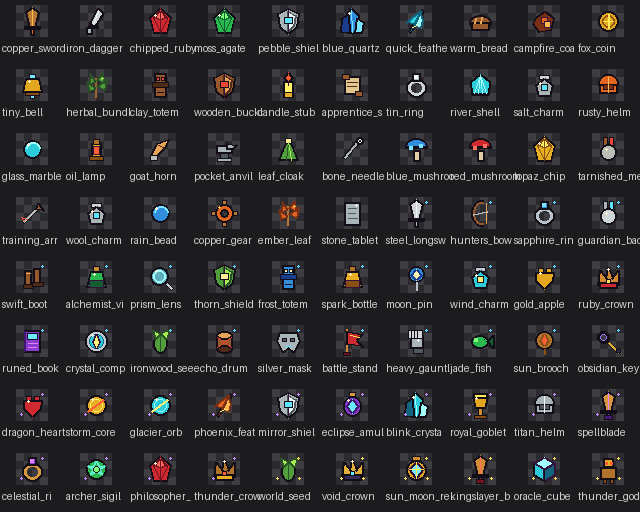
#> input picture dev_tools/collectible_expansion_audit.png, 640 x 512 px
$ python pixel_crop_tool.py collectible_expansion_audit.png
#> lines starting #> are read from the running program, lines starting #| are printed output that depends on the picture
### dev_tools/pixel_grid_analyzer.py
#!/usr/bin/env python3
"""
像素画网格分析工具。

支持两类输入：
1. 严格整数放大的像素画，每个逻辑像素占固定的 NxN 物理像素。
2. 生成式模型输出的近似像素画，格宽可能在 N/N+1 之间交替，格内也可能有渐变。

第二类图片不能对颜色游程直接求 GCD。本工具会统计透明轮廓和显著颜色边界的
周期相位，估算 X/Y 方向的逻辑格距，并给出推荐逻辑尺寸与置信度。

用法:
  python pixel_grid_analyzer.py <image_path>
  python pixel_grid_analyzer.py <image_path> --json
"""

from __future__ import annotations

import argparse
from collections import Counter
import json
import math
import sys
from pathlib import Path

from PIL import Image


def _pixel_value(pixel, has_alpha: bool):
    if isinstance(pixel, tuple):
        if has_alpha and len(pixel) >= 4 and pixel[3] == 0:
            return (0, 0, 0, 0)
        return pixel
    return (pixel,)


def find_subject_bbox(image: Image.Image) -> tuple[int, int, int, int]:
    """返回主体边界框，right/bottom 为排他坐标。"""
    rgba = image.convert("RGBA")
    bbox = rgba.getchannel("A").getbbox()
    if bbox is not None:
        return bbox

    return (0, 0, image.width, image.height)


def _color_distance(a: tuple[int, ...], b: tuple[int, ...]) -> int:
    if len(a) >= 4 and a[3] == 0 and len(b) >= 4 and b[3] == 0:
        return 0
    return sum(abs(int(a[index]) - int(b[index])) for index in range(3))


def _detect_exact_integer_grid(image: Image.Image) -> int:
    """严格像素画优先走无损 GCD；出现渐变或抗锯齿时自然退化为 1。"""
    rgba = image.convert("RGBA")
    pixels = rgba.load()
    run_lengths: list[int] = []

    for y in range(rgba.height):
        previous = _pixel_value(pixels[0, y], True)
        run_start = 0
        for x in range(1, rgba.width):
            current = _pixel_value(pixels[x, y], True)
            if current != previous:
                run_lengths.append(x - run_start)
                run_start = x
                previous = current
        run_lengths.append(rgba.width - run_start)

    for x in range(rgba.width):
        previous = _pixel_value(pixels[x, 0], True)
        run_start = 0
        for y in range(1, rgba.height):
            current = _pixel_value(pixels[x, y], True)
            if current != previous:
                run_lengths.append(y - run_start)
                run_start = y
                previous = current
        run_lengths.append(rgba.height - run_start)

    result = 0
    for run_length in run_lengths:
        result = math.gcd(result, run_length)
        if result == 1:
            return 1

    return max(result, 1)


def _collect_edge_signal(
    image: Image.Image,
    axis: int,
    color_threshold: int = 42,
) -> list[float]:
    """
    把轮廓/显著颜色变化投影到一个坐标轴。

    alpha 边界权重较高；颜色变化只有超过阈值才计入，从而忽略格内轻微渐变。
    """
    rgba = image.convert("RGBA")
    pixels = rgba.load()
    axis_length = rgba.width if axis == 0 else rgba.height
    cross_length = rgba.height if axis == 0 else rgba.width
    signal = [0.0] * axis_length

    for cross in range(cross_length):
        previous = pixels[0, cross] if axis == 0 else pixels[cross, 0]
        for position in range(1, axis_length):
            current = (
                pixels[position, cross]
                if axis == 0
                else pixels[cross, position]
            )
            previous_visible = previous[3] > 0
            current_visible = current[3] > 0

            if previous_visible != current_visible:
                signal[position] += 3.0
            elif current_visible and _color_distance(previous, current) >= color_threshold:
                signal[position] += 1.0

            previous = current

    return signal


def _period_phase_score(signal: list[float], period: float) -> float:
    """计算边界坐标对某一周期的圆形相位集中度，返回 0..1。"""
    total_weight = sum(signal)
    if total_weight <= 0.0:
        return 0.0

    real = 0.0
    imaginary = 0.0
    angular_scale = math.tau / period

    for coordinate, weight in enumerate(signal):
        if weight <= 0.0:
            continue
        angle = coordinate * angular_scale
        real += weight * math.cos(angle)
        imaginary += weight * math.sin(angle)

    return math.hypot(real, imaginary) / total_weight


def _estimate_axis_period(signal: list[float]) -> tuple[float, float]:
    """
    在合理范围内搜索边界周期。

    使用 0.05 像素步长是为了识别 20/21 像素交替形成的近似 20.2 像素网格。
    """
    axis_length = len(signal)
    if axis_length < 8 or sum(signal) <= 0.0:
        return (1.0, 0.0)

    max_signal = max(signal)
    prominent_coordinates = [
        coordinate
        for coordinate, weight in enumerate(signal)
        if weight >= max_signal * 0.04
    ]
    prominent_gaps = [
        current - previous
        for previous, current in zip(
            prominent_coordinates,
            prominent_coordinates[1:],
        )
        if 2 <= current - previous <= 128
    ]

    if prominent_gaps:
        spacing_hint = Counter(prominent_gaps).most_common(1)[0][0]
        min_period = max(2.0, spacing_hint * 0.6)
        max_period = min(128.0, axis_length / 2.0, spacing_hint * 1.4)
    else:
        min_period = 2.0
        max_period = min(128.0, axis_length / 2.0)
    scored_periods: list[tuple[float, float]] = []
    step = 0.05
    sample_count = int((max_period - min_period) / step) + 1

    for sample_index in range(sample_count):
        period = min_period + sample_index * step
        score = _period_phase_score(signal, period)
        scored_periods.append((period, score))

    return max(scored_periods, key=lambda item: item[1])


def analyze_image(image: Image.Image) -> dict:
    rgba = image.convert("RGBA")
    bbox = find_subject_bbox(rgba)
    cropped = rgba.crop(bbox)

    exact_grid_size = _detect_exact_integer_grid(rgba)
    if exact_grid_size > 1:
        x_period = float(exact_grid_size)
        y_period = float(exact_grid_size)
        confidence = 1.0
        detection_mode = "exact_integer"
    else:
        x_signal = _collect_edge_signal(cropped, 0)
        y_signal = _collect_edge_signal(cropped, 1)
        x_period, x_score = _estimate_axis_period(x_signal)
        y_period, y_score = _estimate_axis_period(y_signal)
        x_evidence = min(1.0, sum(value > 0.0 for value in x_signal) / 6.0)
        y_evidence = min(1.0, sum(value > 0.0 for value in y_signal) / 6.0)
        confidence = (x_score * x_evidence + y_score * y_evidence) * 0.5

        if confidence < 0.45:
            x_period = 1.0
            y_period = 1.0
            detection_mode = "native_or_unknown"
        else:
            detection_mode = "approximate"

    subject_width = bbox[2] - bbox[0]
    subject_height = bbox[3] - bbox[1]
    logical_width = max(1, round(subject_width / x_period))
    logical_height = max(1, round(subject_height / y_period))

    return {
        "image_width": rgba.width,
        "image_height": rgba.height,
        "image_mode": rgba.mode,
        "detection_mode": detection_mode,
        "grid_cell_width": round(x_period, 3),
        "grid_cell_height": round(y_period, 3),
        "grid_cell_size": max(1, round((x_period + y_period) * 0.5)),
        "confidence": round(confidence, 3),
        "subject_bbox": {
            "left": bbox[0],
            "top": bbox[1],
            "right": bbox[2],
            "bottom": bbox[3],
        },
        "subject_pixel_width": subject_width,
        "subject_pixel_height": subject_height,
        "subject_grid_width": logical_width,
        "subject_grid_height": logical_height,
        "recommended_canvas_grid_width": max(
            1, round(rgba.width / x_period)
        ),
        "recommended_canvas_grid_height": max(
            1, round(rgba.height / y_period)
        ),
    }


def detect_grid_size(image: Image.Image) -> int:
    """兼容旧调用：返回 X/Y 平均格距的最接近整数。"""
    return analyze_image(image)["grid_cell_size"]


# [52 lines left out: functions analyze, _print_human_readable, main, not called in this run]


# [2 lines that do not run on import are left out]

### dev_tools/pixel_crop_tool.py
#!/usr/bin/env python3
"""
像素画裁剪与整格压缩工具。

流水线：
  1. 规范透明像素，清除透明区域残留 RGB。
  2. 删除主体周围大面积空白。
  3. 可选地扩展为正方形。
  4. 分析逻辑网格，并用最近邻中心取样压缩到原生逻辑尺寸。

用法:
  python pixel_crop_tool.py INPUT [OUTPUT]
  python pixel_crop_tool.py INPUT OUTPUT --align-grid
  python pixel_crop_tool.py INPUT OUTPUT --compress-grid
  python pixel_crop_tool.py INPUT OUTPUT --compress-grid --logical-size 37

当网格检测结果未知或置信度不足时，压缩默认失败。只有在已经人工核对源图、
并明确接受细节损失风险时，才可追加 --allow-unsafe-grid-compression。
"""

from __future__ import annotations

import argparse
import sys
from pathlib import Path

from PIL import Image

from pixel_grid_analyzer import analyze_image, find_subject_bbox


MIN_SAFE_GRID_CONFIDENCE = 0.65
# 64px is the native plant-building contract.  A native image at or below this
# size can be copied/padded without destructive compression; larger unknown
# grids are still rejected unless the caller explicitly opts into the existing
# unsafe override.
NATIVE_PIXEL_CANVAS_LIMIT = 64


def normalize_transparency(
    image: Image.Image,
    alpha_threshold: int = 0,
) -> Image.Image:
    """把低 alpha 像素完全清零，避免残色污染边界框和网格检测。"""
    rgba = image.convert("RGBA")
    pixels = rgba.load()

    for y in range(rgba.height):
        for x in range(rgba.width):
            red, green, blue, alpha = pixels[x, y]
            if alpha <= alpha_threshold:
                pixels[x, y] = (0, 0, 0, 0)
            else:
                pixels[x, y] = (red, green, blue, 255)

    return rgba


def crop_to_square(
    image: Image.Image,
    padding: int = 0,
    align_to_grid: bool = False,
) -> Image.Image:
    bbox = find_subject_bbox(image)
    subject_width = bbox[2] - bbox[0]
    subject_height = bbox[3] - bbox[1]
    square_side = max(subject_width, subject_height) + padding * 2

    if align_to_grid:
        analysis = analyze_image(image)
        if analysis["detection_mode"] == "exact_integer":
            grid_size = analysis["grid_cell_size"]
            square_side = (
                (square_side + grid_size - 1) // grid_size
            ) * grid_size
        # approximate 网格的物理格宽会交替变化，不能用平均值强行收窄裁区。
        # 保持完整主体方形，后续 compress_to_logical_grid 再做中心取样。

    center_x = (bbox[0] + bbox[2]) * 0.5
    center_y = (bbox[1] + bbox[3]) * 0.5
    left = round(center_x - square_side * 0.5)
    top = round(center_y - square_side * 0.5)
    right = left + square_side
    bottom = top + square_side

    source_left = max(left, 0)
    source_top = max(top, 0)
    source_right = min(right, image.width)
    source_bottom = min(bottom, image.height)
    cropped = image.crop((source_left, source_top, source_right, source_bottom))

    canvas = Image.new("RGBA", (square_side, square_side), (0, 0, 0, 0))
    paste_x = source_left - left
    paste_y = source_top - top
    canvas.paste(cropped, (paste_x, paste_y), cropped)
    return canvas


# [77 lines left out: functions _validate_grid_compression_safety, compress_to_logical_grid, not called in this run]


def main() -> None:
    parser = argparse.ArgumentParser(description="裁剪并整格压缩像素画")
    parser.add_argument("input_path", help="输入图片路径")
    parser.add_argument("output_path", nargs="?", default=None, help="输出图片路径")
    parser.add_argument("--padding", type=int, default=0, help="主体周围保留的物理像素")
    parser.add_argument(
        "--alpha-threshold",
        type=int,
        default=0,
        help="alpha 小于等于该值的像素会被清零，其余像素变为完全不透明",
    )
    parser.add_argument(
        "--align-grid",
        action="store_true",
        help="按检测出的近似网格调整正方形裁切边长",
    )
    parser.add_argument(
        "--compress-grid",
        action="store_true",
        help="裁切后按逻辑格压缩，不做颜色平均或平滑",
    )
    parser.add_argument(
        "--logical-size",
        type=int,
        default=None,
        help="显式指定最终正方形逻辑尺寸，例如 37",
    )
    parser.add_argument(
        "--allow-unsafe-grid-compression",
        action="store_true",
        help=(
            "危险覆盖：即使网格未知或置信度不足也继续压缩；"
            "仅用于已经人工核对且明确接受细节损失的源图"
        ),
    )
    args = parser.parse_args()

    input_path = Path(args.input_path)
    if not input_path.is_file():
        print(f"错误: 文件不存在 - {input_path}", file=sys.stderr)
        raise SystemExit(1)

    output_path = (
        Path(args.output_path)
        if args.output_path
        else input_path.with_name(f"{input_path.stem}_cropped{input_path.suffix}")
    )

    image = normalize_transparency(
        Image.open(input_path),
        alpha_threshold=max(0, min(args.alpha_threshold, 255)),
    )
#> in normalize_transparency, rgba is the input picture: PIL image 640x512 RGBA; mean R, G, B, A 43, 42.6, 43.7, 255
    original_analysis = analyze_image(image)
#> in find_subject_bbox, `bbox = rgba.getchannel("A").getbbox()`: bbox = (0, 0, 640, 512)
#> after the loop in _detect_exact_integer_grid, `for y in range(rgba.height):`: run_lengths = 43602 items
#> after the loop in _detect_exact_integer_grid, `for x in range(rgba.width):`: run_lengths = 82652 items
#> the loop in _detect_exact_integer_grid, `for run_length in run_lengths:` made 110 passes
#> (run_length, result) on passes 1, 2, 3, 4, 5, 6, 7, 10, 11, 12, 13, 14: (640, 640), (640, 640), (640, 640), (640, 640), (640, 640), (16, 16), (8, 8), (8, 8), (32, 8), (8, 8), (8, 8), (8, 8)
#> result on passes 8 to 9: 8, 8
#> in analyze_image, `exact_grid_size = _detect_exact_integer_grid(rgba)`: exact_grid_size = 1
#> after the loop in _collect_edge_signal, `for cross in range(cross_length):`: signal = 640 values, max 306 at index 144, min 0 at index 0, mean 62.47
#> in analyze_image, `x_signal = _collect_edge_signal(cropped, 0)`: x_signal has the same summary as signal in _collect_edge_signal
#> in analyze_image, `y_signal = _collect_edge_signal(cropped, 1)`: y_signal = 512 values, max 404 at index 52, min 0 at index 0, mean 68.25
#> in _estimate_axis_period, `axis_length = len(signal)`: axis_length = 640
#> in _estimate_axis_period, `max_signal = max(signal)`: max_signal = 306
#> in _estimate_axis_period, `prominent_coordinates = [ coordinate for coordinate, weight in enumera..`: prominent_coordinates = 597 values from 2 to 639
#> in _estimate_axis_period, `prominent_gaps = [ current - previous for previous, current in zip( pr..`: prominent_gaps = [2, 3, 2, 7, 2, 5, 2, 3, 7, 2, 3, 2, 4, 2, 9, 2]
#> in _estimate_axis_period, `spacing_hint = Counter(prominent_gaps).most_common(1)[0][0]`: spacing_hint = 2
#> in _estimate_axis_period, `max_period = min(128.0, axis_length / 2.0, spacing_hint * 1.4)`: max_period = 2.8
#> in _estimate_axis_period, `sample_count = int((max_period - min_period) / step) + 1`: sample_count = 16
#> the loop in _estimate_axis_period, `for sample_index in range(sample_count):` made 16 passes
#> (period, angular_scale in _period_phase_score, score) on passes 1 to 12: (2, 3.14, 0.227), (2.05, 3.06, 0.0132), (2.1, 2.99, 0.00342), (2.15, 2.92, 0.0138), (2.2, 2.86, 0.00774), (2.25, 2.79, 0.00718), (2.3, 2.73, 0.00667), (2.35, 2.67, 0.00455), (2.4, 2.62, 0.0112), (2.45, 2.56, 0.0116), (2.5, 2.51, 0.0033), (2.55, 2.46, 0.0046)
#> after the loop in _estimate_axis_period, `for sample_index in range(sample_count):`: scored_periods = [(2, 0.227), (2.05, 0.0132), (2.1, 0.00342), (2.15, 0.0138), (2.2, 0.00774), (2.25, 0.00718), (2.3, 0.00667), (2.35, 0.00455), (2.4, 0.0112), (2.45, 0.0116), (2.5, 0.0033), (2.55, 0.0046), (2.6, 0.0121), (2.65, 0.0548), (2.7, 0.00195), (2.75, 0.0129)]
#> in analyze_image, `x_period, x_score = _estimate_axis_period(x_signal)`: x_period = 2; x_score = 0.227
#> the loop in _estimate_axis_period (call 2), `for sample_index in range(sample_count):` made 112 passes
#> (period, angular_scale in _period_phase_score, score) on passes 1 to 12: (4.2, 1.5, 0.00824), (4.25, 1.48, 0.143), (4.3, 1.46, 0.0157), (4.35, 1.44, 0.0206), (4.4, 1.43, 0.0141), (4.45, 1.41, 0.00727), (4.5, 1.4, 0.0197), (4.55, 1.38, 0.136), (4.6, 1.37, 0.0974), (4.65, 1.35, 0.02), (4.7, 1.34, 0.0167), (4.75, 1.32, 0.0197)
#> period on pass 26: 5.45
    if args.compress_grid or args.logical_size is not None:
        _validate_grid_compression_safety(
            image,
            original_analysis,
            args.logical_size,
            args.allow_unsafe_grid_compression,
        )
    result = crop_to_square(
        image,
        padding=max(args.padding, 0),
        align_to_grid=args.align_grid,
    )
#> in crop_to_square, `canvas = Image.new("RGBA", (square_side, square_side), (0, 0, 0, 0))`: canvas: PIL image 640x640 RGBA; every value is 0
#> in crop_to_square, `canvas.paste(cropped, (paste_x, paste_y), cropped)`:
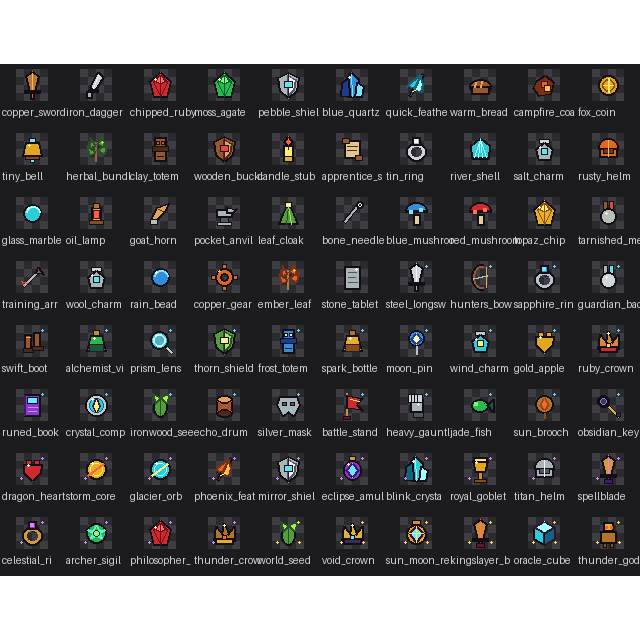
#> canvas: PIL image 640x640 RGBA; mean R, G, B, A 34.4, 34.1, 35, 204; transparent parts drawn white

    compression_analysis = None
    if args.compress_grid or args.logical_size is not None:
        result, compression_analysis = compress_to_logical_grid(
            result,
            logical_size=args.logical_size,
            allow_unsafe_grid_compression=args.allow_unsafe_grid_compression,
        )

    output_path.parent.mkdir(parents=True, exist_ok=True)
    result.save(output_path)

    bbox = original_analysis["subject_bbox"]
    print(f"输入图片:         {input_path}")
    print(f"原始尺寸:         {image.width}x{image.height} 像素")
#| 原始尺寸:         640x512 像素
    print(
        "主体边界框:       "
        f"({bbox['left']}, {bbox['top']}) -> ({bbox['right']}, {bbox['bottom']})"
    )
#| 主体边界框:       (0, 0) -> (640, 512)
    print(
        "估算主体逻辑尺寸: "
        f"{original_analysis['subject_grid_width']}x"
        f"{original_analysis['subject_grid_height']} 格"
    )
#| 估算主体逻辑尺寸: 640x512 格
    print(f"检测置信度:       {original_analysis['confidence']:.3f}")
#| 检测置信度:       0.265
    if compression_analysis is not None:
        print(
            "压缩依据格距:     "
            f"{compression_analysis['grid_cell_width']}x"
            f"{compression_analysis['grid_cell_height']} 像素"
        )
    print(f"输出尺寸:         {result.width}x{result.height} 像素")
#| 输出尺寸:         640x640 像素
    print(f"输出路径:         {output_path}")


if __name__ == "__main__":
    main()
